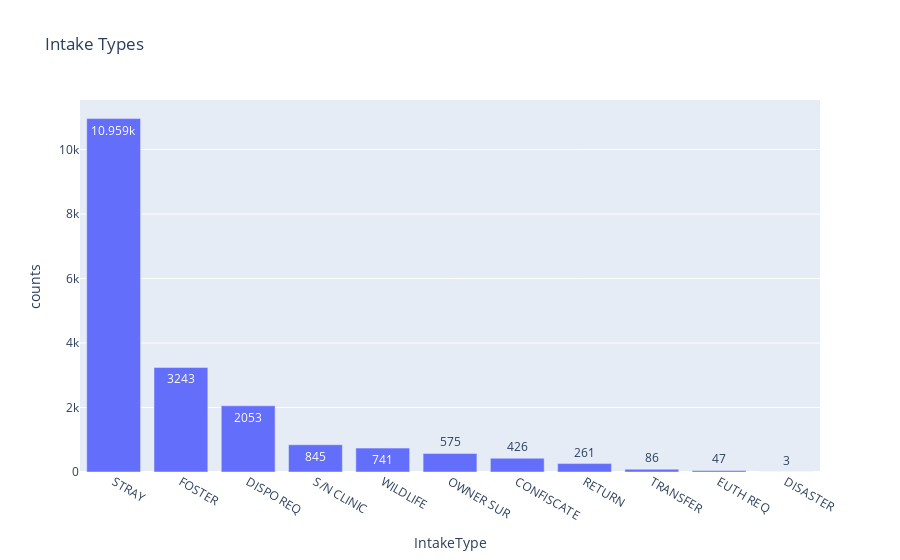

This figure's notebook cell:
### Code cell
# testing plotly
import plotly.express as px

fig = px.bar(condition_chart, x="IntakeType", y="counts", title="Intake Types", text_auto=True)
fig.show()
# GOD DAMN. restarting the entire notebook finally worked

### Figure 1 — Plotly figure (JSON) as saved in the notebook; plotly's stock layout.template omitted (floating-point values rounded to 4 significant figures)
{"data": [{"alignmentgroup": "True", "hovertemplate": "IntakeType=%{x}<br>counts=%{y}<extra></extra>", "legendgroup": "", "marker": {"color": "#636efa", "pattern": {"shape": ""}}, "name": "", "offsetgroup": "", "orientation": "v", "showlegend": false, "textposition": "auto", "texttemplate": "%{y}", "type": "bar", "x": ["STRAY", "FOSTER", "DISPO REQ", "S/N CLINIC", "WILDLIFE", "OWNER SUR", "CONFISCATE", "RETURN", "TRANSFER", "EUTH REQ", "DISASTER"], "xaxis": "x", "y": [10959, 3243, 2053, 845, 741, 575, 426, 261, 86, 47, 3], "yaxis": "y"}], "layout": {"barmode": "relative", "legend": {"tracegroupgap": 0}, "title": {"text": "Intake Types"}, "xaxis": {"anchor": "y", "domain": [0, 1], "title": {"text": "IntakeType"}}, "yaxis": {"anchor": "x", "domain": [0, 1], "title": {"text": "counts"}}}}
